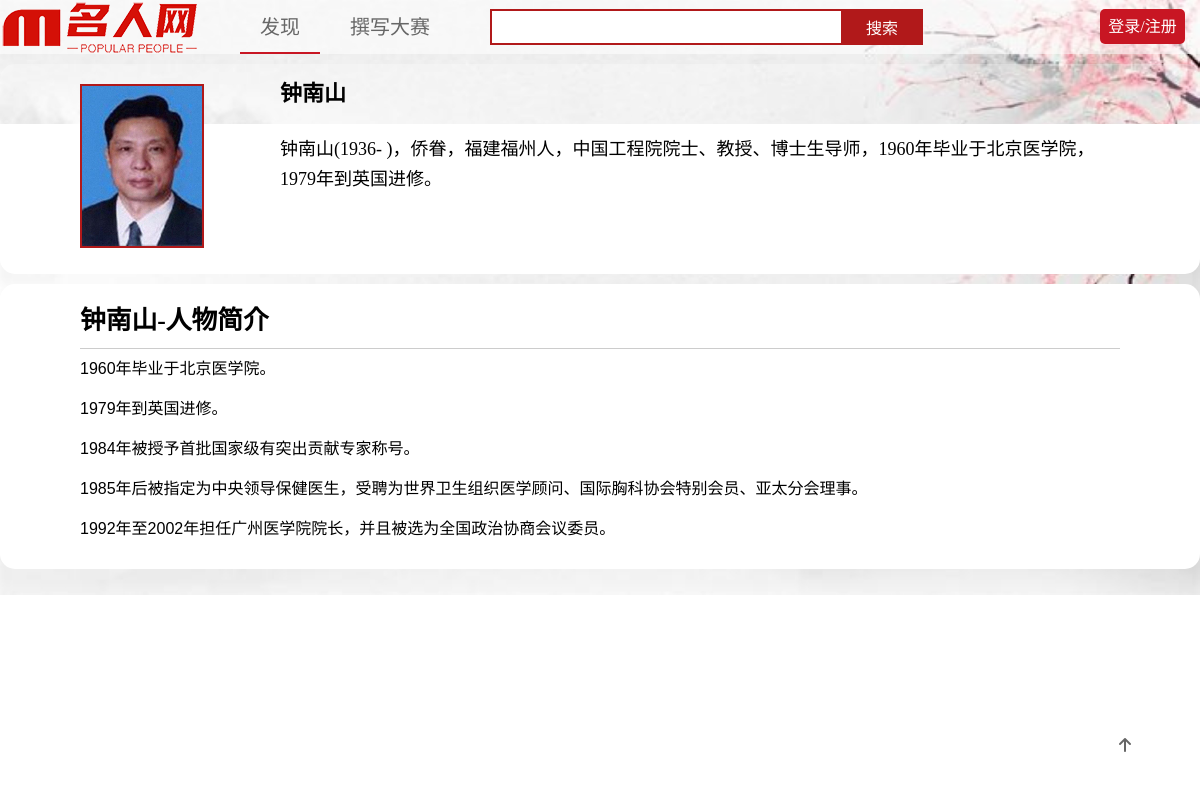
Page /design/show.php?id=37 on the committed database.
### tables this page shows
CREATE TABLE `introduction`  (
  `id` int(11) UNSIGNED NOT NULL AUTO_INCREMENT,
  `name` varchar(255) NOT NULL,
  `birthday` varchar(255) NOT NULL,
  `work` varchar(255) NOT NULL,
  `introduction` longtext NOT NULL,
  PRIMARY KEY (`id`) USING BTREE
);

CREATE TABLE `images`  (
  `id` int(11) UNSIGNED NOT NULL AUTO_INCREMENT,
  `image` varchar(255) NOT NULL,
  `name` varchar(255) NOT NULL,
  INDEX `id`(`id`) USING BTREE
);

CREATE TABLE `content`  (
  `id` int(10) UNSIGNED NOT NULL AUTO_INCREMENT,
  `name` varchar(255) NOT NULL,
  `content` longtext NOT NULL,
  PRIMARY KEY (`id`) USING BTREE
);

### design/show.php (the view, shortened to what this page needs)
<!DOCTYPE html>
<html lang="en">
<head>
    <link rel="stylesheet" href="./css/base.css">
    <link rel="stylesheet" href="./css/comm.css">
    <link rel="stylesheet" href="./css/discover.css">
    <link rel="stylesheet" href="./css/show.css">
</head>
<body>
    <div class="to_top">
        <a href="#"><p><i></i></p></a>
    </div>
    <div class="shortcut">
        <div class="w">
            <div class="logo fl">
                <h1>
                    <a href="./index.php" title="名人网">名人网</a>
                </h1>
            </div>
            <div class="fl discover">
                <ul>
                    <li>
                        <a href="./discover.php" class="now">发现</a>
                    </li>
                    <?php
                    if (isset($_SESSION['islogin'])) {
                        ?>
                        <li>
                            <a href="./write.php">撰写大赛</a>
                        </li>
                        <?php
                        } else {
                            echo "<li><a href='./login.php'>撰写大赛</a></li>";
                        }
                    ?>
                </ul>
            </div>
            <div class="search">
                <form action="./discover.php">
                    <input type="text" class="text fl" name="search" value="<?php if (!empty($_GET['search'])) echo $_GET['search'];?>">
                    <button class="btn fl" type="submit">搜索</button>
                </form>
            </div>
            <div class="fr login">
            <?php
                if (isset($_SESSION['islogin'])) {
                ?>
                    <span><?php echo $_SESSION['username'];?>,欢迎您!</span>
                    <a href='loginout.php'>注销</a>
                <?php
                    } else {
                    echo "<a href='./login.php'>登录/注册</a>";
                }
            ?>
            </div>
        </div>
    </div>
    <div class="w introduce">
        <div class="nav">
        <?php
        include_once("conn.php");
        if (!empty($_GET['id'])) {
            $id = $_GET['id'];
            $sql = "SELECT `introduction`.`id` ,`introduction`.`name`,`birthday`,`work`,`introduction`,`image`,`content` FROM `introduction`,`images`,`content` WHERE `introduction`.name = `images`.name AND `introduction`.name = `content`.name AND `introduction`.id=$id;";
            $result = $mySQLi -> query($sql);
            $rows = $result->fetch_all(MYSQLI_ASSOC);
            foreach($rows as $row){
                $imagedir=$row['image'];
    ?>
            <img src="<?php echo $imagedir;?>" alt="">
            <div class="top">
                <h3>
                    <?php echo $row['name'];?>
                </h3>
            </div>
            <div class="bottom">
                <p><?php echo $row['introduction'];?></p>
            </div>
        </div>
        <div class="content">
            <div class="content-hd">
                <h3><span><?php echo $row['name'];?></span>-人物简介</h3>
            </div>
            <div class="content-bd">
                <?php echo $row['content'];?>
            </div>
            <?php
            }
        } else {
            echo "<script>location.href = './discover.php';</script>";
        }
    ?>
        </div>
    </div>
</body>
</html>

### design/css/base.css (style rules this page uses)
* { margin: 0; padding: 0 }
em, i { font-style: normal; }
li { list-style: none; }
img { border: 0; vertical-align: middle; }
button { cursor: pointer; }
a { color: #666; text-decoration: none; }

### design/css/comm.css (style rules this page uses)
.fl { float: left; }
.fr { float: right; }
.w { width: 1200px; margin: 0 auto; }

### design/css/discover.css (style rules this page uses)
body { background: url(../img/bj.jpg) no-repeat; background-size: 100%; background-attachment: fixed; }
.shortcut { position: fixed; height: 54px; width: 100%; top: 0; z-index: 999; background-color: rgba(255, 255, 255, 0.555); }
.logo { height: 54px; width: 200px; }
.logo a { display: block; height: 54px; width: 200px; background: url(../img/logo.png) no-repeat; font-size: 0; }
.discover { height: 54px; margin-left: 40px; line-height: 54px; font-size: 20px; }
.discover li { margin-right: 10px; float: left; height: 52px; }
.now { border-bottom: 2px solid #c81623; }
.discover li a { display: block; padding: 0 20px; height: 100%; }
.login { position: absolute; top: 9px; left: 1100px; }
.login a { display: inline-block; height: 35px; width: 85px; border-radius: 5px; line-height: 35px; text-align: center; color: #fff; background-color: #c81623; transition: all 0.7s; }
.search { float: left; height: 54px; margin-top: 9px; margin-left: 30px; }
.text { height: 32px; width: 340px; outline: none; border: 2px solid #b1191a; padding-left: 10px; color: #ccc; }
.btn { width: 82px; height: 36px; background-color: #b1191a; margin-left: -3px; border: 0; font-size: 16px; color: #fff; }
.to_top { position: fixed; display: inline-block; bottom: 30px; right: 50px; width: 50px; height: 50px; border-radius: 50%; background-color: #fff; z-index: 888; }
.to_top a { display: block; width: 100%; margin: 0 auto; }
.to_top p { text-align: center; }
.to_top i { font-family: 'icomoon'; line-height: 50px; }

### design/css/show.css (style rules this page uses)
.introduce { margin-top: 64px; }
.nav { position: relative; }
.nav img { position: absolute; left: 80px; top: 20px; width: 120px; border: 2px solid #b1191a; }
.nav .bottom, .nav .top { overflow: hidden; width: 100%; }
.nav .top { background-color: rgba(255, 255, 255, 0.288); border-radius: 15px 15px 0 0; }
.nav .bottom { background-color: #fff; border-radius: 0 0 15px 15px; }
.nav .top h3 { height: 40px; padding: 10px; width: 830px; float: right; font-size: 22px; line-height: 40px; margin-right: 80px; }
.nav .bottom p { min-height: 130px; padding: 10px; width: 830px; float: right; font-size: 18px; line-height: 30px; margin-right: 80px; overflow: hidden; }
.content { margin-top: 10px; padding: 10px 80px 10px 80px; border-radius: 15px; background-color: #fff; }
.content-hd { height: 54px; line-height: 54px; font-size: 22px; border-bottom: 1px solid #ccc; }
.content-bd { line-height: 40px; margin-bottom: 10px; font-size: 18px; }

### rows in the picture
introduction: images.image (picture), name "钟南山", introduction "钟南山(1936- )，侨眷，福建福州人，中国工程院院士、教授、博士生导师，1960年毕业于北京医学院，1979年到英国进修。", content.content "1960年毕业于北京医学院。 1979年到英国进修。 1984年被授予首批国家级有突出贡献专家称号。 1985年后被指定为中央领导保健医生，受聘为世界卫生组织医学顾问、国际胸科协会特别会员、亚太分会理事。 1992年至2002年担任广州医学院院长，并且被选为全国政治协商会议委员。"
